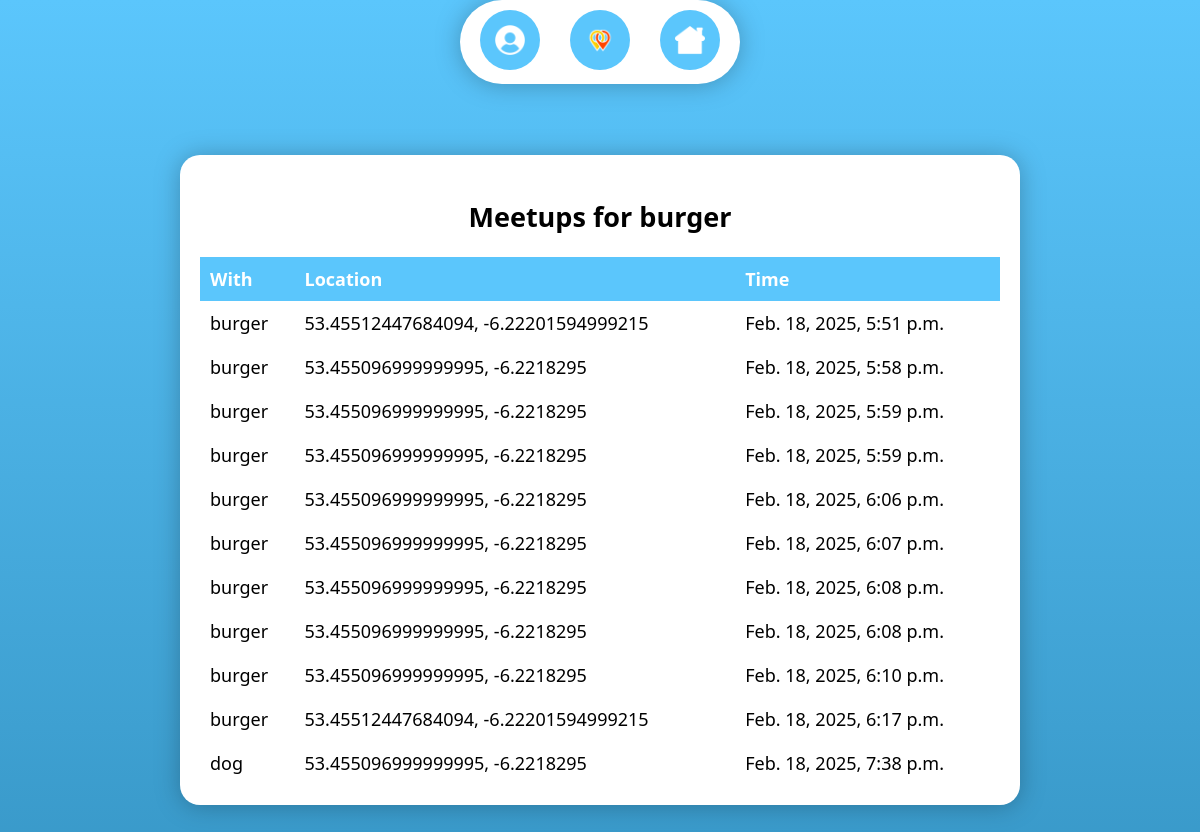
Before: /history/ (signed in) with the older database file.
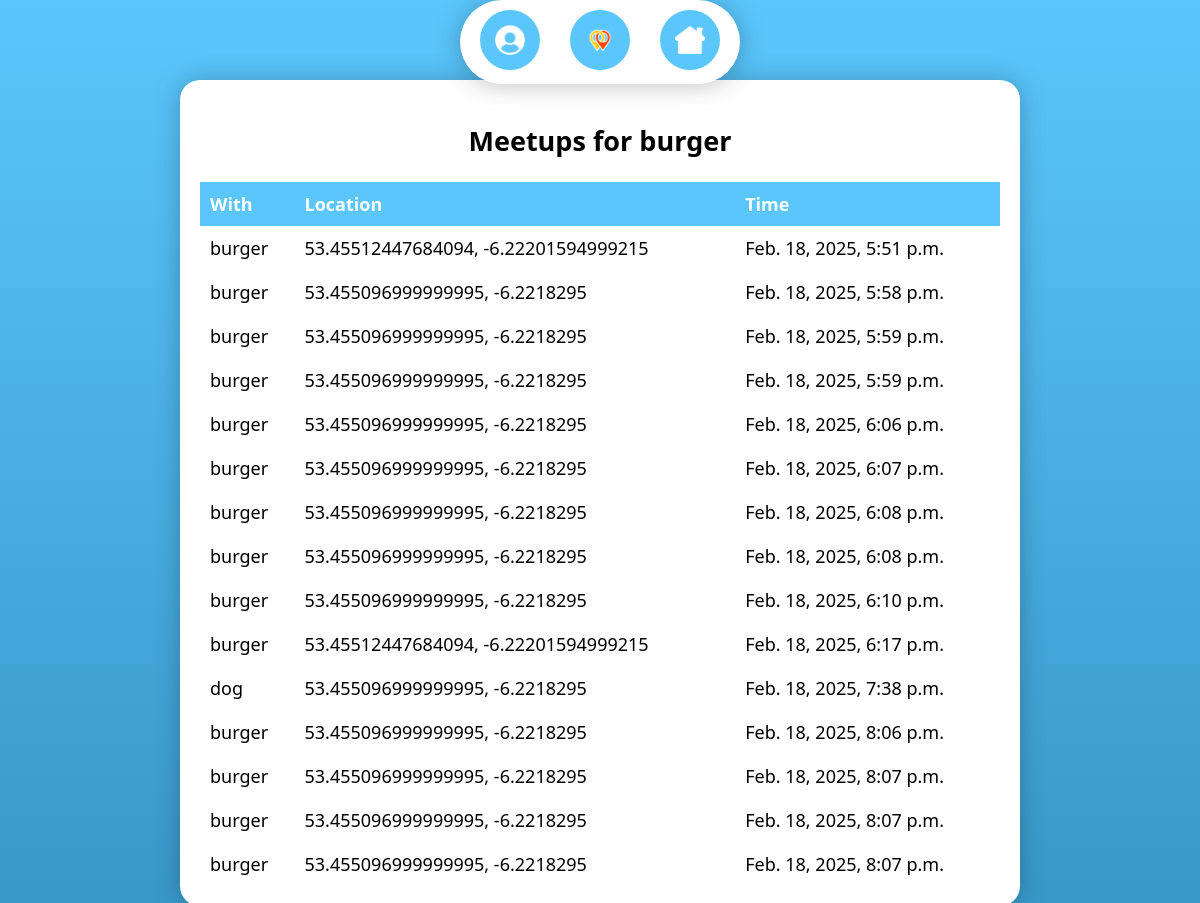
After: the same page with the newer database file.
### meetups/models.py (models this page shows, shortened)
class User(AbstractUser):
    email = models.EmailField('Email', unique=True)
    USERNAME_FIELD = 'email'
    REQUIRED_FIELDS = []
    objects = UserManager()

class Meetup(models.Model):
    scanner = models.ForeignKey(Profile, on_delete=models.CASCADE, related_name="scanned_meetups")
    scanned = models.ForeignKey(Profile, on_delete=models.CASCADE, related_name="scanned_by_meetups")
    timestamp = models.DateTimeField(default=now)
    location = models.CharField(max_length=255, blank=True, null=True)  # Optional location

class Profile(models.Model):
    user = models.OneToOneField(User, on_delete=models.CASCADE)
    follows = models.ManyToManyField(
        "self",
        related_name="followed_by",
        symmetrical=False,
        blank=True
    )
    qr_code_id = models.UUIDField(default=uuid.uuid4, unique=True, editable=False)

### meetups/views.py (the view)
# urls.py: path('history/', views.history, name="history"),
def history(request):
    profile = request.user.profile  # Get the logged-in user's profile
    meetups = profile.scanned_meetups.all() | profile.scanned_by_meetups.all()
    return render(request, "history.html", {"meetups": meetups})

### meetups/templates/history.html (shortened to what this page needs)
{% extends 'base.html' %}
{% block content %}
<h2>Meetups for {{ request.user.username }}</h2>
{% if meetups %}
    <div class="history">
        <table>
            <thead>
                <tr>
                    <th>With</th>
                    <th>Location</th>
                    <th>Time</th>
                </tr>
            </thead>
            <tbody>
                {% for meetup in meetups %}
                <tr>
                    <td>
                        {% if meetup.scanner.user == request.user %}
                            {{ meetup.scanned.user.username }}
                        {% else %}
                            {{ meetup.scanner.user.username }}
                        {% endif %}
                    </td>
                    <td>{{ meetup.location|default:"N/A" }}</td>
                    <td>{{ meetup.timestamp }}</td>
                </tr>
                {% endfor %}
            </tbody>
        </table>
    </div>
{% else %}
    <p>No meetups yet.</p>
{% endif %}
{% endblock %}

### meetups/templates/base.html (shortened to what this page needs)
<!DOCTYPE html>
<html lang="en">
<head>
</head>
<body>
    <div class="top-nav">
        {% if user.is_authenticated %}
            <div class="nav-item">
                <button class="nav-button" id="profileButton" onclick="toggleDropdown('profileDropdown')"></button>
            </div>
            <div class="nav-item">
                <button class="nav-button" id="meetupButton" onclick="toggleDropdown('meetupDropdown')"></button>
            </div>
            <div class="nav-item">
                <button class="nav-button" id="homeButton" onclick="location.href='{% url 'dashboard' %}'"></button>
            </div>
        {% else %}
            <a href="{% url 'login' %}" class="nav-link">Login</a>
            <a href="{% url 'register' %}" class="nav-link">Register</a>
            <a href="{% url 'contact' %}" class="nav-link">Contact</a>
        {% endif %}
    </div>
    <div class="content">
        {% block content %}
        {% endblock %}
    </div>
</body>
</html>

### meetups/templates/base.html (style rules this page uses)
body { min-height: 100vh; margin: 0; padding-top: 80px; background: linear-gradient(to bottom, #5BC6FC, #3898C8); font-family: 'Segoe UI', Tahoma, Geneva, Verdana, sans-serif; font-size: large; display: flex; flex-direction: column; justify-content: space-between; align-items: center; }
.content { background-color: white; width: 90vw; max-width: 800px; filter: drop-shadow(0px 1px 12px rgba(0, 0, 0, 0.25)); border-radius: 20px; text-align: center; padding: 20px; overflow: auto; margin: auto; }
.top-nav { position: fixed; top: 0; left: 50%; transform: translateX(-50%); display: flex; gap: 30px; background: white; padding: 10px 20px; border-radius: 50px; filter: drop-shadow(0px 1px 12px rgba(0, 0, 0, 0.25)); max-width: 90%; flex-wrap: wrap; z-index: 1000; }
.nav-button { background: #5BC6FC; border: none; border-radius: 50%; width: 60px; height: 60px; cursor: pointer; background-size: 50%; background-repeat: no-repeat; background-position: center; }
#profileButton { background-image: url('/static/Profile.png'); }
#meetupButton { background-image: url('/static/Logo.png'); }
#homeButton { background-image: url('/static/home.png'); }

### meetups/templates/history.html (style rules this page uses)
table { width: 100%; border-collapse: collapse; margin-top: 20px; }
th, td { text-align: left; padding: 10px; overflow: hidden; text-overflow: ellipsis; white-space: nowrap; }
th { background-color: #5BC6FC; color: white; }

Changed rows visible on the page:
added Meetup: scanned.user.username "burger", location "53.455096999999995, -6.2218295", timestamp "Feb. 18, 2025, 8:06 p.m."
added Meetup: scanned.user.username "burger", location "53.455096999999995, -6.2218295", timestamp "Feb. 18, 2025, 8:07 p.m."
added Meetup: scanned.user.username "burger", location "53.455096999999995, -6.2218295", timestamp "Feb. 18, 2025, 8:07 p.m."
added Meetup: scanned.user.username "burger", location "53.455096999999995, -6.2218295", timestamp "Feb. 18, 2025, 8:07 p.m."
